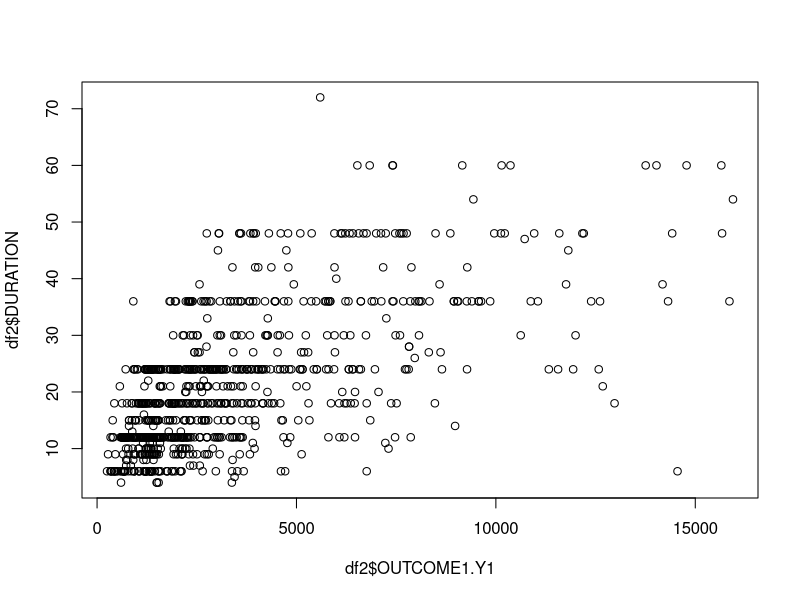
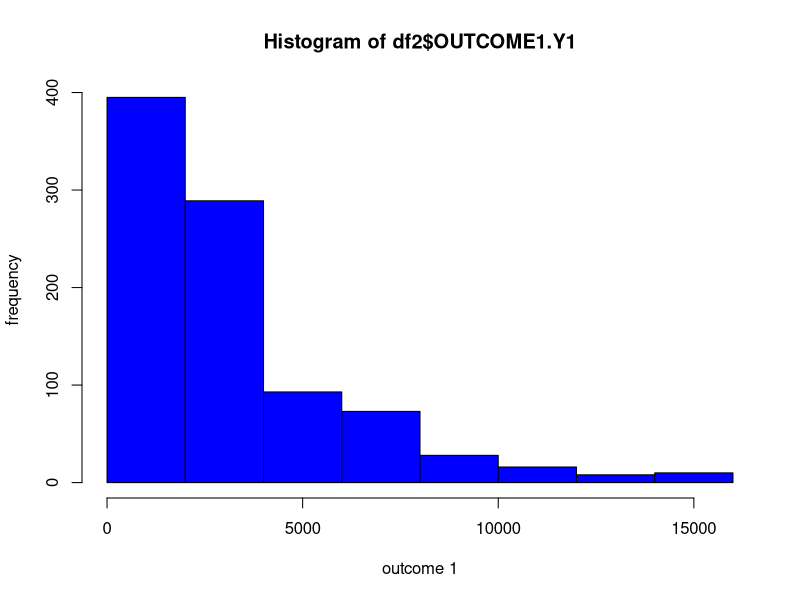
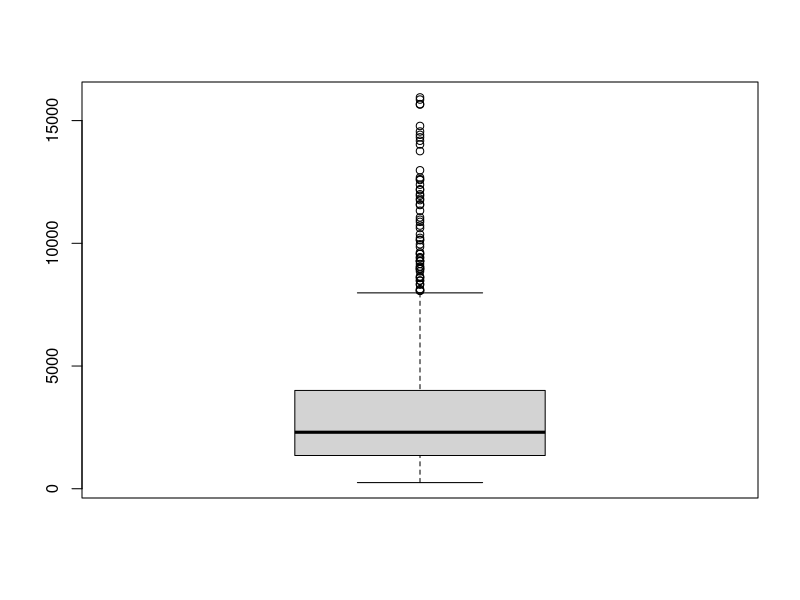
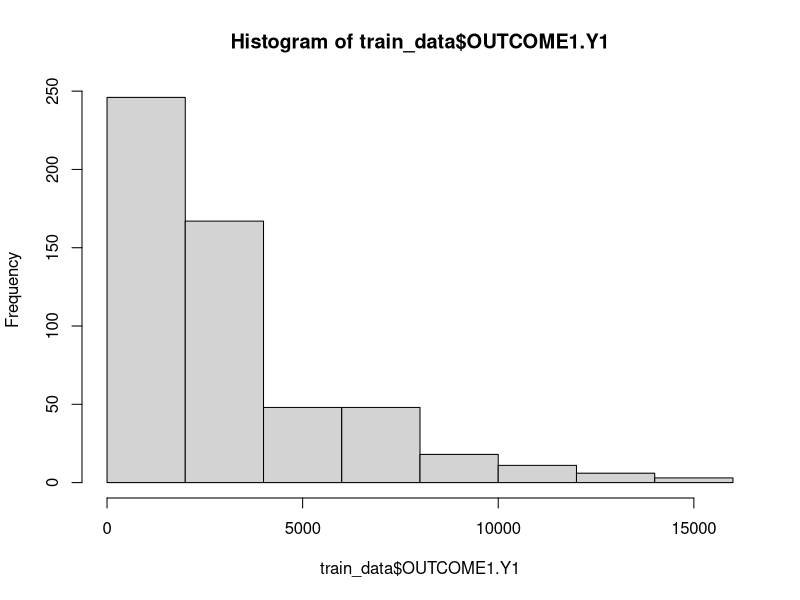
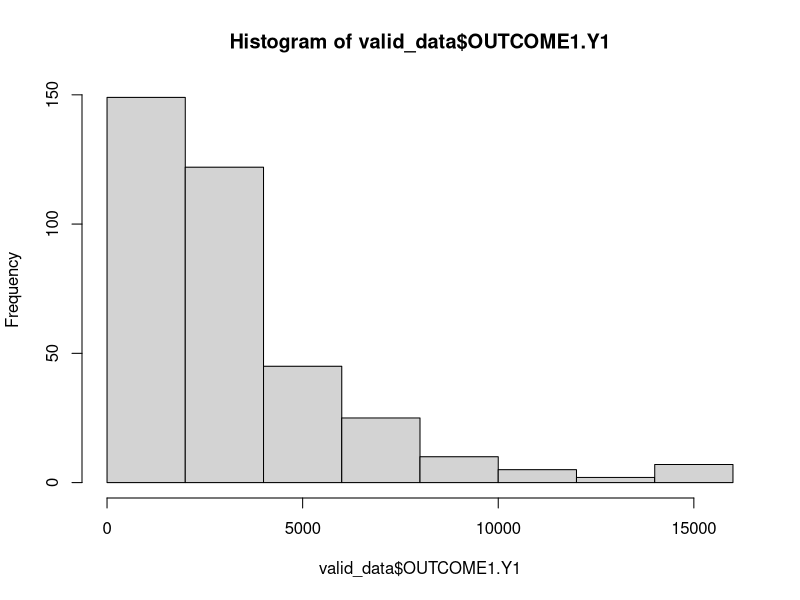

The R script that drew these images, in order:
install.packages('tidyverse')
library(tidyverse)

# setting up directory
setwd("C:/Users/x-ibah/Desktop/Franklin/Data_610")

df <- read.csv('data89_updated.csv')
df

names(df)

new_var <- c("OUTCOME1.Y1", "DURATION" , "AGE" , "CHK_ACCT")

df2 <- df[new_var]
df2

# scatterPlot 
plot(df2$OUTCOME1.Y1, df2$DURATION)
# histogram 
hist(df2$OUTCOME1.Y1,
     xlab = 'outcome 1',
     ylab = 'frequency',
     col = 'blue')

#boxplot 
boxplot(df2$OUTCOME1.Y1)

# correlation 
round(cor(df2), 2)

# Partition the dataset into training set (60%) and validation set (40%). 
# Call the new datasets: "mytrain" and "myvalid" respectively.
# partition the data 60%/40%

set.seed(1)
train.rows <- sample(rownames(df2), dim(df2)[1]*0.6)
train_data <- df2[train.rows, ]

valid.rows <- setdiff(rownames(df2), train.rows) 
valid_data <- df2[valid.rows, ]

hist(train_data$OUTCOME1.Y1)
hist(valid_data$OUTCOME1.Y1)


